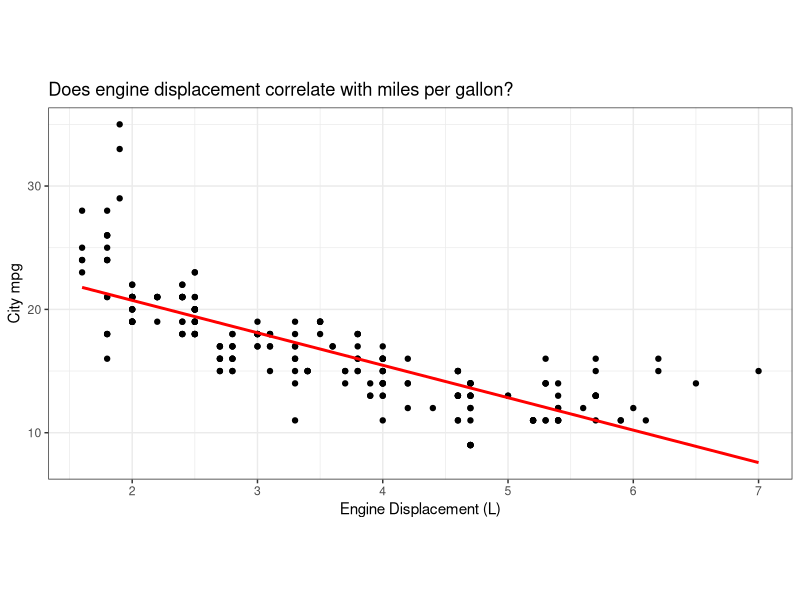
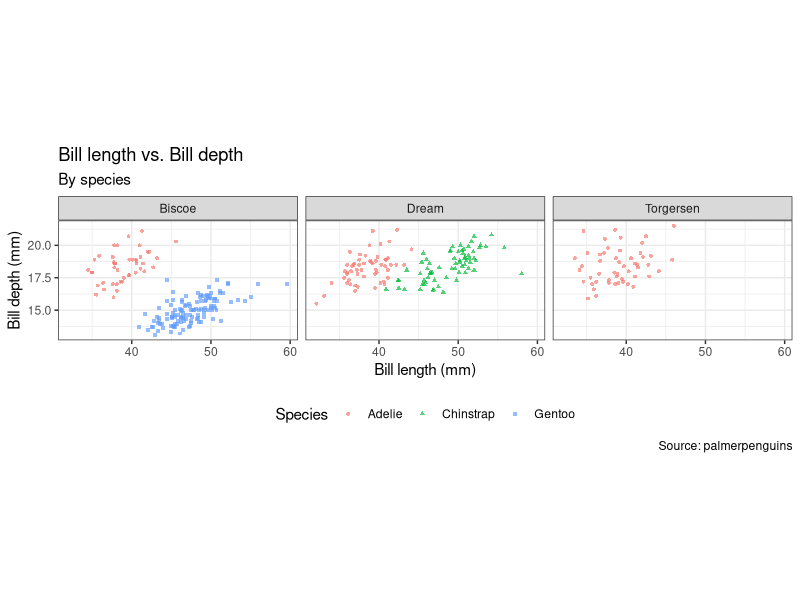
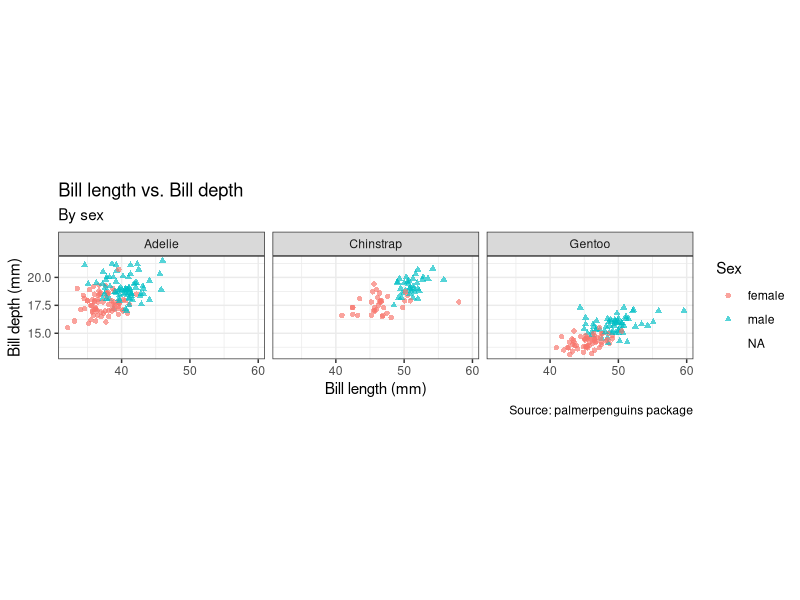
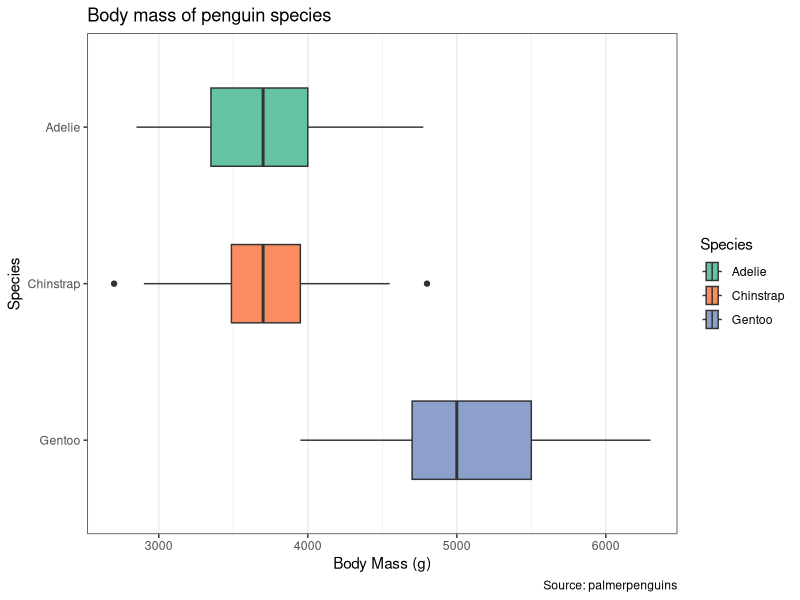
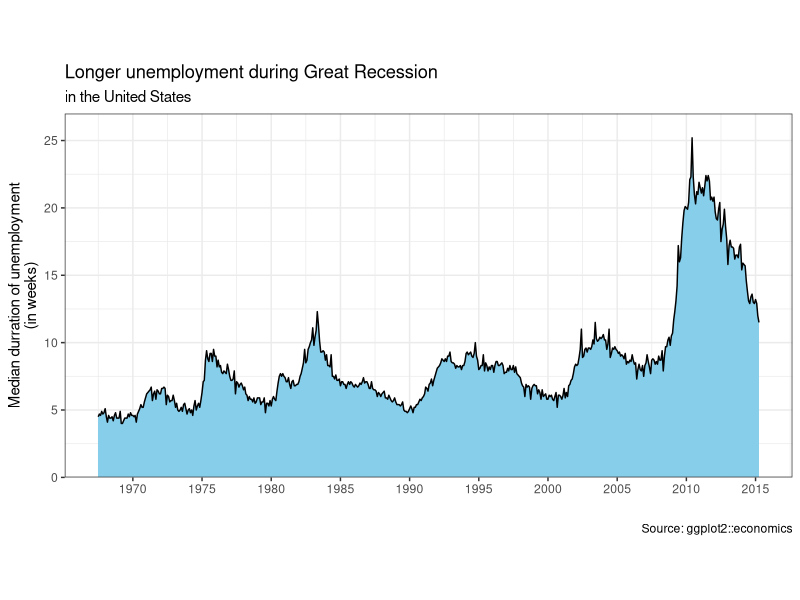
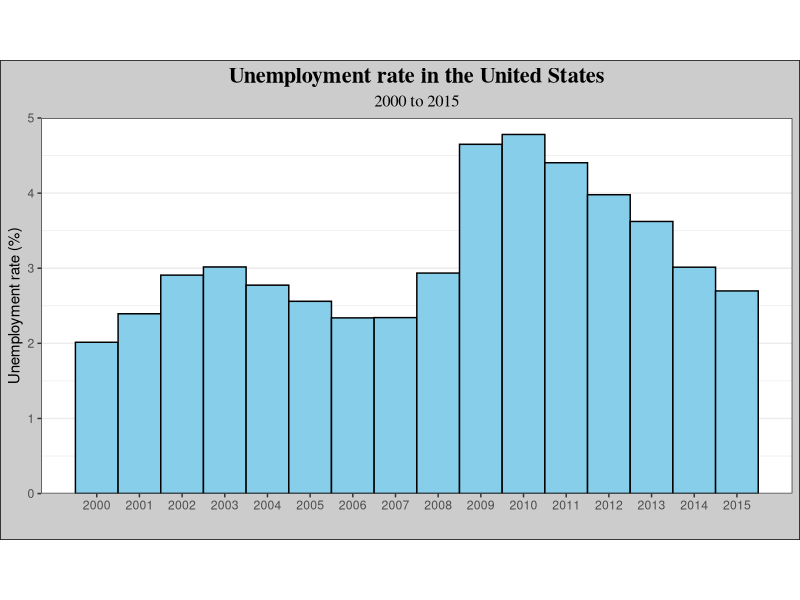

Reproduce these figures in R, in order.
## ---- chunk 1
knitr::opts_chunk$set(fig.align = 'center')
## ---- chunk 2
#| fig-align: center


library(ggplot2)
ggplot(mpg, aes(x=displ, y = cty)) + 
  geom_point(stat = 'identity') + 
  labs(title = 'Does engine displacement correlate with miles per gallon?',
       x = 'Engine Displacement (L)', 
       y = 'City mpg') +
  geom_smooth(method = 'lm', se = F, color = 'red') + 
  theme_bw() + 
  theme(aspect.ratio = 1/2)

## ---- chunk 3
set.seed(250)
examp_data <- expand.grid(
  Trt1 = 1:2,
  Trt2 = 1:2,
  Rep = 1:2
)
examp_data$response <- round(rnorm(8, 10),2)
knitr::kable(examp_data, align = 'c')
## ---- chunk 4
library(dplyr)
library(tidyr)
set.seed(250)
tidy_examp <- slice_sample(select(diamonds, cut, color, price), n = 100) %>% 
  group_by(cut, color) %>% 
  summarize(price = round(mean(price, na.rm = T)),
            .groups = 'keep')
tidy_examp %>% 
  pivot_wider(names_from = cut,
              values_from = price) %>% 
  knitr::kable(caption = 'Average diamond price by cut and color')
## ---- chunk 5
knitr::kable(head(tidy_examp,6), caption = 'Average diamond price by cut and color.')
## ---- chunk 6
library(ggplot2)
library(palmerpenguins)
library(ggthemes)

knitr::kable(head(penguins), caption = 'Palmer Penguins Data')
## ---- chunk 7
#| echo: true

ggplot(data = penguins, mapping = aes(x = bill_length_mm, y = bill_depth_mm, color = species)) + 
  geom_point(aes(shape = species), alpha = 2/3, size = 1) + 
  theme_bw() + 
  labs(x = 'Bill length (mm)', y = 'Bill depth (mm)',
       title = 'Bill length vs. Bill depth', subtitle = 'By species',
       color = 'Species', shape = 'Species', caption = 'Source: palmerpenguins') +
  facet_grid(.~island) + 
  theme(aspect.ratio = 1/2,
        legend.position = 'bottom')
## ---- chunk 8
#| echo: true

ggplot(data = penguins, mapping = aes(x = bill_length_mm, y = bill_depth_mm, color = sex)) + 
  geom_point(aes(shape = sex), alpha = 2/3) +
  facet_grid(.~species) + 
  labs(x = 'Bill length (mm)', y = 'Bill depth (mm)',
     title = 'Bill length vs. Bill depth', subtitle = 'By sex',
     color = 'Sex', shape = 'Sex', caption = 'Source: palmerpenguins package') +
  theme_bw() + 
  theme(aspect.ratio = 1/2)

## ---- chunk 9
ggplot(data = penguins, mapping = aes(x = body_mass_g, y = species, fill = species)) + 
  geom_boxplot(width = 1/2) + 
  theme_bw() + 
  scale_y_discrete(limits = rev) +
  scale_fill_brewer(palette = 'Set2') +
  labs(x = 'Body Mass (g)', y = 'Species',
       title = 'Body mass of penguin species',
       fill = 'Species', shape = 'Species', caption = 'Source: palmerpenguins') + 
  theme(panel.grid.major.y = element_blank())
## ---- chunk 10
#| echo: true
#| fig-align: center

ggplot(data = economics, mapping = aes(x = date, y = uempmed)) + 
  # geom_line(color = 'black') + 
  geom_area(fill = 'skyblue', color = 'black') +
  theme_bw() + 
  labs(x = '',
       y = 'Median durration of unemployment\n(in weeks)',
       title = 'Longer unemployment during Great Recession',
       subtitle = 'in the United States',
       caption = 'Source: ggplot2::economics') + 
  scale_x_date(date_breaks = '5 years', date_labels = '%Y') + 
  scale_y_continuous(limits = c(0,27), expand = c(0,0)) + 
  theme(aspect.ratio = 1/2)
## ---- chunk 11
#| echo: true

library(dplyr)
library(lubridate)
economics2000s <- economics %>% 
  mutate(year = year(date)) %>% 
  filter(year >= 2000) %>% 
  group_by(year) %>% 
  summarise(mean_unemploy = mean(100*unemploy/pop))

## ---- chunk 12
#| echo: true

economics2000s %>% 
  ggplot(mapping = aes(x = year, y = mean_unemploy)) + 
  geom_bar(stat = 'identity', width = 1,
           color = 'black', fill = 'skyblue') + 
  labs(x = '', y = 'Unemployment rate (%)', title = 'Unemployment rate in the United States',
       subtitle = '2000 to 2015') +
  scale_y_continuous(limits = c(0, 5), expand = c(0,0)) + 
  scale_x_continuous(breaks = 2000:2015) +
  theme_bw() +
  theme(aspect.ratio = 1/2, 
        panel.grid.major.x = element_blank(), panel.grid.minor.x = element_blank(),
        plot.background = element_rect(color = 'black', fill = 'grey80'),
        plot.title = element_text(size = 16, family = 'times', face = 'bold', hjust = 0.5),
        plot.subtitle = element_text(size = 12, family = 'times', hjust = 0.5))
